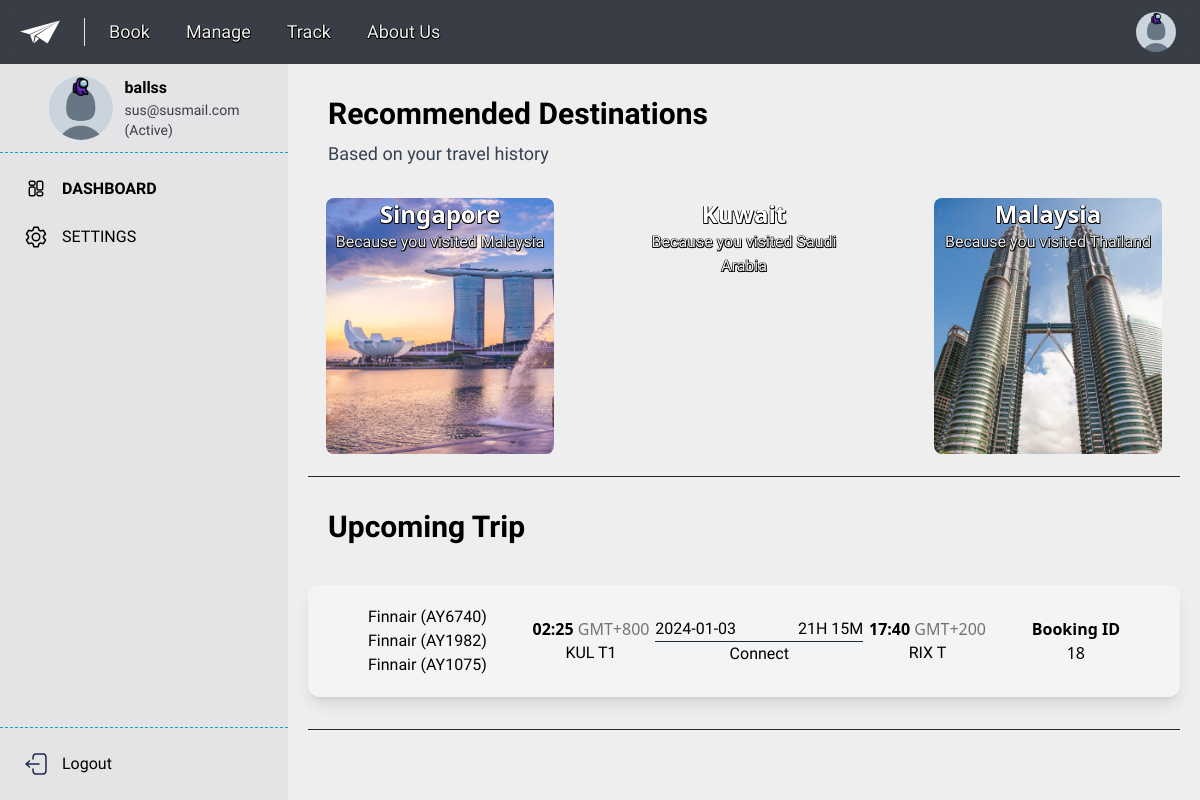
Page /profile/ballss/dashboard (signed in) on the committed database.
### tables this page shows
CREATE TABLE users (
		id INTEGER PRIMARY KEY AUTOINCREMENT,
		username TEXT NOT NULL,
		password TEXT NOT NULL,
		email TEXT NOT NULL,
		status TEXT NOT NULL,
		dob TEXT
	, pfp TEXT);

CREATE TABLE flight_leg (
		id INTEGER,
		departure_datetime TEXT NOT NULL,
		departure_timeoffset INTEGER NOT NULL,
		arrival_datetime TEXT NOT NULL,
		arrival_timeoffset INTEGER NOT NULL,
		flight_number TEXT NOT NULL,
        journey_duration TEXT NOT NULL,
        sequence_number INTEGER NOT NULL,
        leg_distance INTEGR NOT NULL,
		departure_airport TEXT NOT NULL,
		arrival_airport TEXT NOT NULL,
        departure_terminal INTEGER NOT NULL,
        arrival_terminal INTEGER NOT NULL,
        airline_code TEXT NOT NULL,
        airline_name TEXT NOT NULL,

        foreign key (departure_airport) references airport (location_code),
        foreign key (arrival_airport) references airport (location_code),
        foreign key (id) references flight (id)
    );

CREATE TABLE flight (
        id INTEGER PRIMARY KEY AUTOINCREMENT,
        total_trip_time TEXT NOT NULL,
        total_miles INTEGER NOT NULL,
        flight_type TEXT NOT NULL,
        number_legs INTEGER NOT NULL,
        price TEXT NOT NULL
    );

CREATE TABLE bookings (
		id INTEGER PRIMARY KEY AUTOINCREMENT,
		flight_id INTEGER NOT NULL,
        user_id INTEGER,
		status TEXT NOT NULL,
		FOREIGN KEY (flight_id) REFERENCES flights(id)
	);

### main.py (the view)
@app.route('/profile/<username>/dashboard')
def profile_dashboard(username):
    user = dbm.get_user(username)
    if not user:
        flash("Unable to find user with name " + username)
        return redirect(url_for('index'))
    if 'user' in session and session['user']['username'] == username:
        bookings = dbm.get_booking(user_id=session['user']['id'])
        if bookings:
            ids = [booking[2] for booking in bookings]
            flights = dbm.get_flights(ids=ids)
            return render_template('profile/dashboard.html', user=user, bookings=bookings[::-1], flights=flights)
        return render_template('profile/dashboard.html', user=user)
    flash("You are not logged in")
    return redirect(url_for('login'))

### db_manager.py (called while the page is built, shortened)
def get_user(username):
    user = cur.execute('SELECT * FROM users WHERE username = ?',(username, )).fetchone()
    return user

def get_booking(lname=None, reference=None, user_id=None):
    if user_id:
        data = cur.execute('''SELECT b.id, b.user_id, b.flight_id FROM bookings b
                            JOIN passengers p ON b.id = p.id
                            WHERE b.user_id = ?''', (user_id,)).fetchall()
        return data

### templates/profile/dashboard.html (shortened to what this page needs)
{% extends 'profile.html' %}
{% block dashboard %}font-bold{% endblock %}
{% block content %}
<p class="pl-10 font-bold font-sans-serif text-3xl pt-8">
Recommended Destinations
</p>
<p class="pl-10 text-gray-700 font-sans-serif text-lg pt-2">
Based on your travel history
</p>
<div class="flex justify-around mt-5">
<a
  href="#"
  class="w-3/12 m-2.5 bg-cover rounded-lg h-64 text-center"
  style="background-image: url(/static/imgs/singa.jpeg)"
>
  <h2 class="text-white font-sans font-bold text-2xl text-stroke">
    Singapore
  </h2>
  <p class="text-proj-white text-stroke">Because you visited Malaysia</p>
</a>
<a
  href="#"
  class="w-3/12 m-2.5 bg-cover rounded-lg h-64 text-center"
  style="background-image: url(/static/imgs/kuwait.jpg)"
>
  <h2 class="text-white font-sans font-bold text-2xl text-stroke">
    Kuwait
  </h2>
  <p class="text-proj-white text-stroke">Because you visited Saudi Arabia</p>
</a>
<a
  href="#"
  class="w-3/12 m-2.5 bg-cover rounded-lg h-64 text-center"
  style="background-image: url(/static/imgs/malay.jpg)"
>
  <h2 class="text-white font-sans font-bold text-2xl text-stroke">
    Malaysia
  </h2>
  <p class="text-proj-white text-stroke">Because you visited Thailand</p>
</a>
</div>
<hr class="border-proj-black border-1 border-solid m-3 mx-5" />
<p class="pl-10 font-bold text-3xl p-5">Upcoming Trip</p>
<div class="flex flex-col gap-3 p-5">
    {% if flights %}
    {% for flight in flights.values() %}
        <div class="flex w-full justify-between items-center p-5 bg-gray-100 shadow-lg rounded-xl text-center">
            <ul>
                {% for leg in flight %}
                <li>
                    <button class="text-center px-10 hover:scale-[101%]" onclick="navigator.clipboard.writeText("{{leg[19]}}{{leg[11]}}"));">
                        {{leg[20]}} ({{leg[19]}}{{leg[11]}})
                    </button>
                </li>
                {% endfor %}
            </ul>
            <div class="">
                <p class="font-sans font-bold">
                    {{flight[0][7].split('T')[1][:-3]}}
                    <span class="text-neutral-500 font-light">
                        GMT+{{flight[0][8]}}
                    </span>
                </p>
                <span class="">{{flight[0][15]}} T{{flight[0][17]}}</span>
            </div>
            <div class="w-3/12">
                <div class="flex justify-between">
                    <p>{{flight[0][7].split('T')[0]}}</p>
                    <p>{{flight[0][1].replace('PT', '').replace('H', 'H ')}}</p>
                </div>
                <hr class="border-proj-black border-solid justify-around text-center">
                <p class='text-center'>{{flight[0][3]}}</p>
            </div>
            <div class="">
                <p class="font-sans font-bold">
                    {{flight[-1][9].split('T')[-1][:-3]}}
                    <span class="text-neutral-500 font-light">
                        GMT+{{flight[-1][10]}}
                    </span>
                </p>
                <span>{{flight[-1][16]}} T{{flight[-1][18]}}</span>
            </div>
            <div class="px-10">
                <p class="font-sans font-bold">Booking ID</p>
                <span class="font-sans">{{bookings[loop.index0][0]}}</span>
            </div>
        </div>
    {% endfor %}
    {% else %}
    <p>No flights anytime soon! <a href="">Book now</a> to start travelling</p>
    {% endif %}
</div>
<hr class="border-proj-black border-1 border-solid m-3 mx-5" />
{% endblock %}

### templates/profile.html (shortened to what this page needs)
{% extends  'base.html' %}
{% block body %}
<main class="h-screen grid overflow-clip" style="grid-template-rows: 4rem; grid-template-columns: 18rem">
    <div class="bg-proj-gray text-proj-black h-16 w-screen col-span-2"></div>
    <div class="relative h-full bg-zinc-200 w-72  flex flex-col">
        <div class="flex p-3 pb-0 gap-3 justify-center items-center">
            <div class="h-16 w-16">
                <img class="w-full h-full rounded-full object-cover" src="{{user[6]}}">
            </div>
            <div class="overflow-hidden">
                <p class="font-semibold truncate whitespace-normal">{{user[1]}}</p>
                <p class="text-sm text-proj-gray truncate whitespace-normal">{{user[3]}}</p>
                <p class="text-sm text-proj-gray">({{user[4]}})</p>
            </div>
        </div>
        <hr class="border-proj-blue border-1 border-dashed my-3">
        <div class="ml-3">
            <a href="dashboard" class="flex p-3 w-full hover:scale-105" id="dashboard-btn">
                <img src="/static/imgs/dashboard.svg" alt="Dashboard" width="24px">
                <span class="pl-3.5 {% block dashboard %}{% endblock %}">DASHBOARD</span>
            </a>
            <a href="settings" class="flex p-3 w-full hover:scale-105" id="settings-btn">
                <img src="/static/imgs/setting.svg" alt="Setting" width="24px">
                <span class="pl-3.5 {% block settings %}{% endblock %}">SETTINGS</span>
            </a>
        </div>
        <div class="bottom-0 fixed" style="width: inherit;">
       <hr class="border-proj-blue border-1 border-dashed my-3">
        <a href="/logout" class="flex p-3 w-full mb-3 ml-3">
                <img src="/static/imgs/logout.svg" alt="Logout" width="24px">
                <span class="pl-3.5">Logout</span>
            </a>
        </div>
    </div>
    <div class="overflow-scroll h-full bg-proj-white" id="dashboard">
        {% block content %}{% endblock%}
    </div>
</main>
{% endblock %}

### static/css/home.css (style rules this page uses)
html { font-family: 'Comfortaa', sans-serif; }
.text-stroke { text-shadow: -0.5px -0.5px 0 black, 0.5px -0.5px 0 black, -0.5px 0.5px 0 black, 1px 1px 0 black; }

### rows in the picture
users: pfp (placeholder picture), username "ballss", email "sus@susmail.com", status "Active"
flight_leg: airline_name "Finnair", airline_code "AY", flight_number "6740", departure_datetime "02:25", departure_timeoffset "800", departure_airport "KUL", departure_terminal "1", departure_datetime "2024-01-03", total_trip_time "21H 15M", flight_type "Connect", arrival_datetime "17:40", arrival_timeoffset "200", arrival_airport "RIX"
flight_leg: airline_name "Finnair", airline_code "AY", flight_number "1982"
flight_leg: airline_name "Finnair", airline_code "AY", flight_number "1075"
bookings: id "18"
